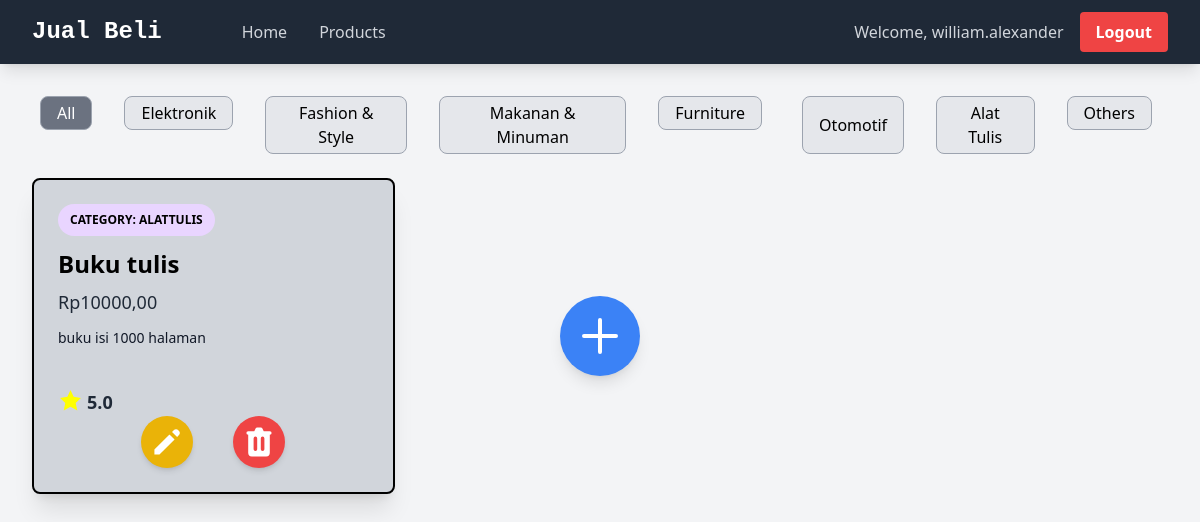
/show_product/ (signed in), run on an earlier commit of the app's database.
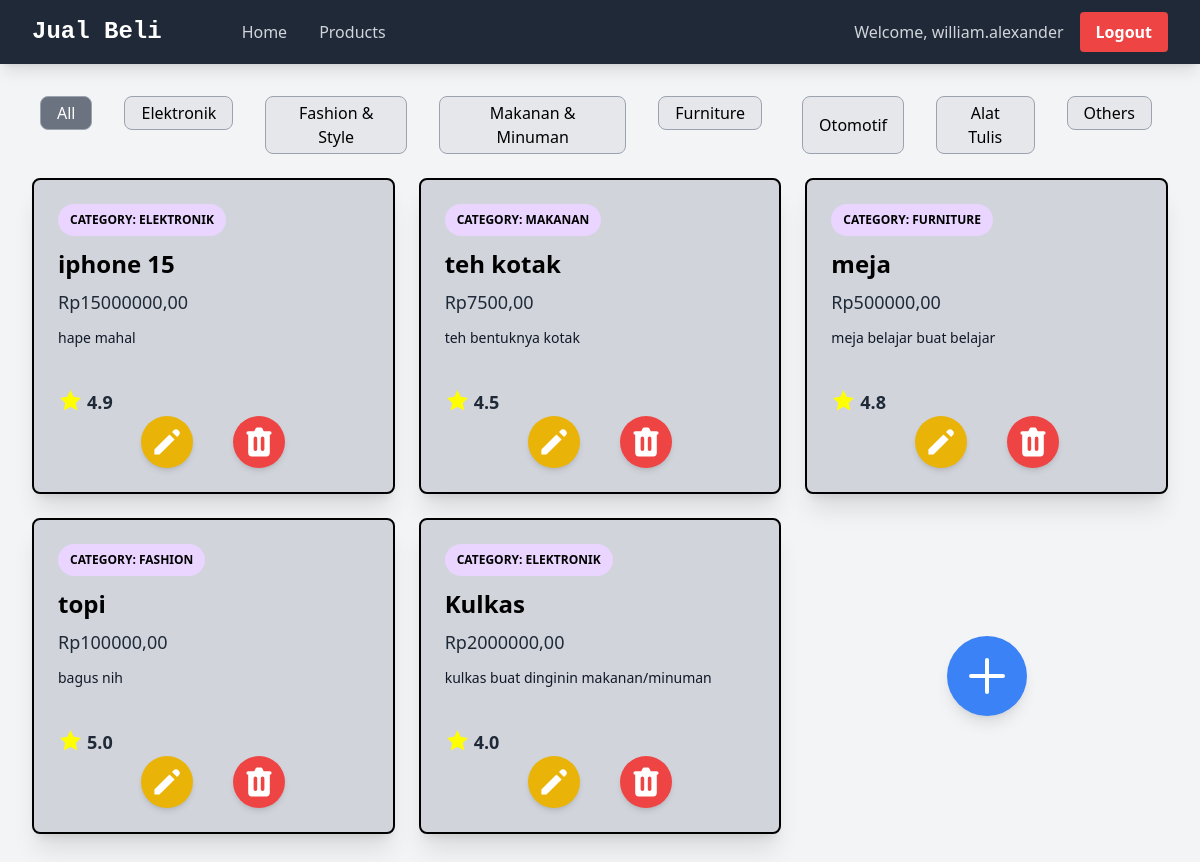
And on a later commit of the database.
### main/models.py (models this page shows, shortened)
class Product(models.Model):
    user = models.ForeignKey(User, on_delete=models.CASCADE)
    id = models.UUIDField(primary_key=True, default=uuid.uuid4, editable=False)
    name = models.CharField(max_length=255)
    price = models.IntegerField()
    description = models.TextField()
    stock = models.IntegerField()
    ratings = models.FloatField()
    category_choices = [
        ("elektronik", "Elektronik"),
        ("fashion", "Fashion & Style"),
        ("makanan", "Makanan & Minuman"),
        ("furniture", "Furniture"),
        ("otomotif", "Otomotif"),
        ("alattulis", "Alat Tulis"),
        ("others", "Others")
    ]
    category = models.CharField(max_length=20, choices=category_choices)

### main/views.py (the view)
# urls.py: path("show_product/", show_product, name="show_product"),
def show_product(request):
    product_entries = Product.objects.filter(user=request.user)
    context = {
        "category": "all",
        "product_entries": product_entries,
    }
    return render(request, "show_product.html", context)

### main/templates/show_product.html (shortened to what this page needs)
{% extends "base.html" %}
{% load static %}
{% block content %}
{% include "navbar.html" %}
    <div class="overflow-x-hidden px-4 md:px-8 pb-8 pt-24 min-h-screen bg-gray-100 flex flex-col">
        <div class="flex space-x-4">
            <a href="{% url 'main:show_product' %}"><div class="bg-gray-200 mx-2 px-4 py-1 border border-gray-400 rounded-lg flex items-center justify-center {% if category == 'all' %} bg-gray-500 text-white {% else %} hover:bg-gray-300 {% endif %}">
                <p class="text-center">All</p>
            </div></a>
            <a href="{% url 'main:show_product_by_category' 'elektronik' %}"><div class="bg-gray-200 mx-2 px-4 py-1 border border-gray-400 rounded-lg flex items-center justify-center {% if category == 'elektronik' %} bg-gray-500 text-white {% else %} hover:bg-gray-300 {% endif %}">
                <p class="text-center">Elektronik</p>
            </div></a>
            <a href="{% url 'main:show_product_by_category' 'fashion' %}"><div class="bg-gray-200 mx-2 px-4 py-1 border border-gray-400 rounded-lg flex items-center justify-center {% if category == 'fashion' %} bg-gray-500 text-white {% else %} hover:bg-gray-300 {% endif %}">
                <p class="text-center">Fashion & Style</p>
            </div></a>
            <a href="{% url 'main:show_product_by_category' 'makanan' %}"><div class="bg-gray-200 mx-2 px-4 py-1 border border-gray-400 rounded-lg flex items-center justify-center {% if category == 'makanan' %} bg-gray-500 text-white {% else %} hover:bg-gray-300 {% endif %}">
                <p class="text-center">Makanan & Minuman</p>
            </div></a>
            <a href="{% url 'main:show_product_by_category' 'furniture' %}"><div class="bg-gray-200 mx-2 px-4 py-1 border border-gray-400 rounded-lg flex items-center justify-center {% if category == 'furniture' %} bg-gray-500 text-white {% else %} hover:bg-gray-300 {% endif %}">
                <p class="text-center">Furniture</p>
            </div></a>
            <a href="{% url 'main:show_product_by_category' 'otomotif' %}"><div class="bg-gray-200 mx-2 px-4 py-1 border border-gray-400 rounded-lg flex items-center justify-center {% if category == 'otomotif' %} bg-gray-500 text-white {% else %} hover:bg-gray-300 {% endif %}">
                <p class="text-center">Otomotif</p></a>
            </div></a>
            <a href="{% url 'main:show_product_by_category' 'alattulis' %}"><div class="bg-gray-200 mx-4 px-4 py-1 border border-gray-400 rounded-lg flex items-center justify-center {% if category == 'alattulis' %} bg-gray-500 text-white {% else %} hover:bg-gray-300 {% endif %}">
                <a href="{% url 'main:show_product_by_category' 'alattulis' %}"><p class="text-center">Alat Tulis</p>
            </div></a>
            <a href="{% url 'main:show_product_by_category' 'others' %}"><div class="bg-gray-200 mx-4 px-4 py-1 border border-gray-400 rounded-lg flex items-center justify-center {% if category == 'others' %} bg-gray-500 text-white {% else %} hover:bg-gray-300 {% endif %}">
                <p class="text-center">Others</p>
            </div></a>
        </div>
        <br>
        {% if not product_entries %}
        <div class="mt-12 ml-16 mb-0">
            <a href="{% url 'main:create_new_product' %}" class="inline-flex bg-blue-500 text-white p-2 rounded-full shadow-lg hover:bg-blue-600">
                <svg xmlns="http://www.w3.org/2000/svg" class="w-12 h-12" fill="none" viewBox="0 0 24 24" stroke="currentColor">
                    <path stroke-linecap="round" stroke-linejoin="round" stroke-width="2" d="M12 4v16m8-8H4" />
                </svg>
            </a>
        </div>
        <div class="flex flex-col items-center justify-center min-h-[24rem] p-6">
            <img src="{% static 'image/data-not-found.png' %}" alt="not found" class=""/>
            <p class="text-center text-gray-600 mt-4">Belum ada produk disini</p>
        </div>
        {% else %}
        <div class="grid grid-cols-1 sm:grid-cols-2 lg:grid-cols-3 gap-6">
            {% for product_entry in product_entries %}
                {% include 'card_product.html' with product_entry=product_entry %}
            {% endfor %}
            <div class="flex items-center justify-center min-h-[200px]">
                <a href="{% url 'main:create_new_product' %}" class="inline-flex bg-blue-500 text-white p-4 rounded-full shadow-lg hover:bg-blue-600 transition-colors">
                    <svg xmlns="http://www.w3.org/2000/svg" class="w-12 h-12" fill="none" viewBox="0 0 24 24" stroke="currentColor">
                        <path stroke-linecap="round" stroke-linejoin="round" stroke-width="2" d="M12 4v16m8-8H4" />
                    </svg>
                </a>
            </div>
        </div>
        {% endif %}
{% endblock content %}

### templates/base.html (shortened to what this page needs)
{% load static %}
<!DOCTYPE html>
<html lang="en">
  <head>
    <script src="https://cdn.tailwindcss.com"></script>
    <link rel="stylesheet" href="{% static 'css/global.css' %}"/>
  </head>
  <body class="bg-gray-100">
    {% block content %} {% endblock content %}
  </body>
</html>

### templates/navbar.html (shortened to what this page needs)
<nav class="bg-gray-800 shadow-lg fixed top-0 left-0 z-40 w-screen">
    <div class="max-w-7xl mx-auto px-4 sm:px-6 lg:px-8">
      <div class="flex items-center justify-start h-16 ">
        <div class="flex items-center mr-20">
          <a href="{% url 'main:show_main' %}"><h1 class="text-2xl font-bold text-center text-white" style="font-family: monospace;">Jual Beli</h1></a>
        </div>
        <div class="flex items-center space-x-8">
            <a href="{% url 'main:show_main' %}"><h1 class="text-center text-gray-300 hover:text-white">Home</h4></a>
            <a href="{% url 'main:show_product' %}" class="text-center text-gray-300 hover:text-white"><h4>Products</h4></a>
        </div>
        <div class="flex items-center ml-auto space-x-4">
            {% if user.is_authenticated %}
              <span class="text-gray-300">Welcome, {{ user.username }}</span>
              <a href="{% url 'main:logout' %}" class="text-center bg-red-500 hover:bg-red-600 text-white font-bold py-2 px-4 rounded transition duration-300">
                Logout
              </a>
            {% endif %}
          </div>
      </div>
    </div>
  </nav>

### main/templates/card_product.html (shortened to what this page needs)
<div class="relative max-w-sm bg-gray-300 shadow-xl rounded-lg overflow-hidden text-white p-6 border-2 border-black">
    <div class="{%if product_entry.stock == 0 %} blur-sm {% endif %}">
        <div class="inline-block bg-purple-200 text-xs px-3 py-2 uppercase font-semibold rounded-full mb-3"><h4 class="text-black">Category: {{product_entry.category}}</h4></div>
        <h2 class="text-2xl font-bold mb-2 text-black">{{product_entry.name}}</h2>
        <div class="text-lg mb-3 text-gray-800">Rp{{product_entry.price}},00</div>
        <p class="text-gray-900 text-sm mb-4">
        {{product_entry.description}}
        </p>
        <br>
        <div class="flex space-x-1">
            <span>
                <svg xmlns="http://www.w3.org/2000/svg" viewBox="0 0 24 24" width="25" height="25" fill="yellow">
                    <polygon points="12,2 15,8.5 22,9.5 17,14.5 18.5,21.5 12,18 5.5,21.5 7,14.5 2,9.5 9,8.5" />
                </svg>
            </span>
            <h4 class="text-lg font-bold text-gray-800"> {{ product_entry.ratings }}</h4>
        </div>
        <div class="top-0 -right-4 flex space-x-10 justify-center ">
            <a href="{% url 'main:edit_product' product_entry.pk %}" class="bg-yellow-500 hover:bg-yellow-600 text-white rounded-full p-2 transition duration-300 shadow-md">
            <svg xmlns="http://www.w3.org/2000/svg" class="h-9 w-9" viewBox="0 0 20 20" fill="currentColor">
                <path d="M13.586 3.586a2 2 0 112.828 2.828l-.793.793-2.828-2.828.793-.793zM11.379 5.793L3 14.172V17h2.828l8.38-8.379-2.83-2.828z" />
            </svg>
            </a>
            <a href="{% url 'main:delete_product' product_entry.pk %}" class="bg-red-500 hover:bg-red-600 text-white rounded-full p-2 transition duration-300 shadow-md">
            </a>
        </div>
    </div>
  </div>

What changed in the data, as far as the page shows it:
removed Product: category "ALATTULIS", name "Buku tulis", price "10000", description "buku isi 1000 halaman", ratings "5.0"
added Product: category "ELEKTRONIK", name "iphone 15", price "15000000", description "hape mahal", ratings "4.9"
added Product: category "MAKANAN", name "teh kotak", price "7500", description "teh bentuknya kotak", ratings "4.5"
added Product: category "FURNITURE", name "meja", price "500000", description "meja belajar buat belajar", ratings "4.8"
added Product: category "FASHION", name "topi", price "100000", description "bagus nih", ratings "5.0"
added Product: category "ELEKTRONIK", name "Kulkas", price "2000000", description "kulkas buat dinginin makanan/minuman", ratings "4.0"
